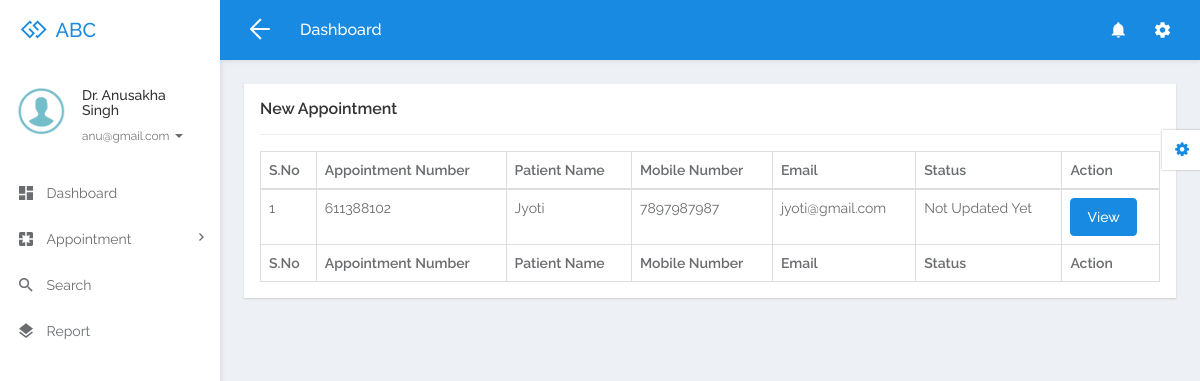
Screenshot of /doctor/new-appointment.php (signed in) with the database file from the repository.
### tables this page shows
CREATE TABLE `tbldoctor` (
  `ID` int(5) NOT NULL,
  `FullName` varchar(250) DEFAULT NULL,
  `MobileNumber` bigint(10) DEFAULT NULL,
  `Email` varchar(250) DEFAULT NULL,
  `Specialization` varchar(250) DEFAULT NULL,
  `Password` varchar(259) DEFAULT NULL,
  `CreationDate` timestamp NULL DEFAULT current_timestamp()
);

CREATE TABLE `tblappointment` (
  `ID` int(10) NOT NULL,
  `AppointmentNumber` int(10) DEFAULT NULL,
  `Name` varchar(250) DEFAULT NULL,
  `MobileNumber` bigint(20) DEFAULT NULL,
  `Email` varchar(250) DEFAULT NULL,
  `AppointmentDate` date DEFAULT NULL,
  `AppointmentTime` time DEFAULT NULL,
  `Specialization` varchar(250) DEFAULT NULL,
  `Doctor` int(10) DEFAULT NULL,
  `Message` mediumtext DEFAULT NULL,
  `ApplyDate` timestamp NULL DEFAULT current_timestamp(),
  `Remark` varchar(250) DEFAULT NULL,
  `Status` varchar(250) DEFAULT NULL,
  `UpdationDate` timestamp NULL DEFAULT NULL ON UPDATE current_timestamp()
);

### doctor/new-appointment.php (the view, shortened to what this page needs)
<?php
include('includes/dbconnection.php');
class AppointmentPage {
    private $db;
    public function __construct($db) {
        $this->db = $db;
    }
    public function displayAppointments() {
        $docid = $_SESSION['damsid'];
        $sql = "SELECT * FROM tblappointment WHERE Status IS NULL AND Doctor=:docid";
        $query = $this->db->prepare($sql);
        $query->bindParam(':docid', $docid, PDO::PARAM_STR);
        $query->execute();
        $results = $query->fetchAll(PDO::FETCH_OBJ);
        $cnt = 1;
        foreach ($results as $row) {
            echo "<tr>";
            echo "<td>" . htmlentities($cnt) . "</td>";
            echo "<td>" . htmlentities($row->AppointmentNumber) . "</td>";
            echo "<td>" . htmlentities($row->Name) . "</td>";
            echo "<td>" . htmlentities($row->MobileNumber) . "</td>";
            echo "<td>" . htmlentities($row->Email) . "</td>";
            echo "<td>";
            if ($row->Status == "") {
                echo "Not Updated Yet";
            } else {
                echo htmlentities($row->Status);
            }
            echo "</td>";
            echo "<td><a href='view-appointment-detail.php?editid=" . htmlentities($row->ID) . "&aptid=" . htmlentities($row->AppointmentNumber) . "' class='btn btn-primary'>View</a></td>";
            echo "</tr>";
            $cnt++;
        }
    }
}
if (strlen($_SESSION['damsid']) == 0) {
    $appointmentPage = new AppointmentPage(null);
    $appointmentPage->redirectToLogout();
} else {
    $appointmentPage = new AppointmentPage($dbh);
?>
<!DOCTYPE html>
<html lang="en">
<head>
    <link rel="stylesheet" href="libs/bower/font-awesome/css/font-awesome.min.css">
    <link rel="stylesheet" href="libs/bower/material-design-iconic-font/dist/css/material-design-iconic-font.css">
    <link rel="stylesheet" href="libs/bower/animate.css/animate.min.css">
    <link rel="stylesheet" href="libs/bower/fullcalendar/dist/fullcalendar.min.css">
    <link rel="stylesheet" href="libs/bower/perfect-scrollbar/css/perfect-scrollbar.css">
    <link rel="stylesheet" href="assets/css/bootstrap.css">
    <link rel="stylesheet" href="assets/css/core.css">
    <link rel="stylesheet" href="assets/css/app.css">
</head>
<body class="menubar-left menubar-unfold menubar-light theme-primary">
<?php include_once('includes/header.php');?>
<?php include_once('includes/sidebar.php');?>
<main id="app-main" class="app-main">
    <div class="wrap">
        <section class="app-content">
            <div class="row">
                <div class="col-md-12">
                    <div class="widget">
                        <header class="widget-header">
                            <h4 class="widget-title">New Appointment</h4>
                        </header>
                        <hr class="widget-separator">
                        <div class="widget-body">
                            <div class="table-responsive">
                                <table class="table table-bordered table-hover js-basic-example dataTable table-custom">
                                    <thead>
                                        <tr>
                                            <th>S.No</th>
                                            <th>Appointment Number</th>
                                            <th>Patient Name</th>
                                            <th>Mobile Number</th>
                                            <th>Email</th>
                                            <th>Status</th>
                                            <th>Action</th>
                                        </tr>
                                    </thead>
                                    <tbody>
                                        <?php $appointmentPage->displayAppointments(); ?>
                                    </tbody>
                                    <tfoot>
                                        <tr>
                                            <th>S.No</th>
                                            <th>Appointment Number</th>
                                            <th>Patient Name</th>
                                            <th>Mobile Number</th>
                                            <th>Email</th>
                                            <th>Status</th>
                                            <th>Action</th>
                                        </tr>
                                    </tfoot>
                                </table>
                            </div>
                        </div>
                    </div>
                </div>
            </div>
        </section>
    </div>
</main>
<?php include_once('includes/customizer.php');?>
</body>
</html>
<?php } ?>

### doctor/includes/sidebar.php (shortened to what this page needs)
<aside id="menubar" class="menubar light">
  <div class="app-user">
    <div class="media">
      <div class="media-left">
        <div class="avatar avatar-md avatar-circle">
          <a href="javascript:void(0)"><img class="img-responsive" src="assets/images/images.png" alt="avatar"/></a>
        </div>
      </div>
      <div class="media-body">
        <div class="foldable">
          <?php
$eid=$_SESSION['damsid'];
$sql="SELECT FullName,Email from  tbldoctor where ID=:eid";
$query = $dbh -> prepare($sql);
$query->bindParam(':eid',$eid,PDO::PARAM_STR);
$query->execute();
$results=$query->fetchAll(PDO::FETCH_OBJ);
foreach($results as $row)
{
$email=$row->Email;
$fname=$row->FullName;
}   ?>
          <h5><a href="javascript:void(0)" class="username"><?php  echo $fname ;?></a></h5>
          <ul>
            <li class="dropdown">
              <a href="javascript:void(0)" class="dropdown-toggle usertitle" data-toggle="dropdown" aria-haspopup="true" aria-expanded="false">
                <small><?php  echo $email;?></small>
                <span class="caret"></span>
              </a>
            </li>
          </ul>
        </div>
      </div>
    </div>
  </div>
  <div class="menubar-scroll">
    <div class="menubar-scroll-inner">
      <ul class="app-menu">
        <li class="has-submenu">
          <a href="dashboard.php">
            <i class="menu-icon zmdi zmdi-view-dashboard zmdi-hc-lg"></i>
            <span class="menu-text">Dashboard</span>
          </a>
        </li>
       <li class="has-submenu">
          <a href="javascript:void(0)" class="submenu-toggle">
            <i class="menu-icon zmdi zmdi-pages zmdi-hc-lg"></i>
            <span class="menu-text">Appointment</span>
            <i class="menu-caret zmdi zmdi-hc-sm zmdi-chevron-right"></i>
          </a>
        </li>
        <li>
          <a href="search.php">
            <i class="menu-icon zmdi zmdi-search zmdi-hc-lg"></i>
            <span class="menu-text">Search</span>
          </a>
        </li>
        <li>
          <a href="appointment-bwdates.php">
            <i class="menu-icon zmdi zmdi-layers zmdi-hc-lg"></i>
            <span class="menu-text">Report</span>
          </a>
        </li>
      </ul>
    </div>
  </div>
</aside>

### rows the page displays
tbldoctor: FullName "Dr. Anusakha Singh", Email "anu@gmail.com"
tblappointment: AppointmentNumber "611388102", Name "Jyoti", MobileNumber "7897987987", Email "jyoti@gmail.com", shows "Not Updated Yet"
